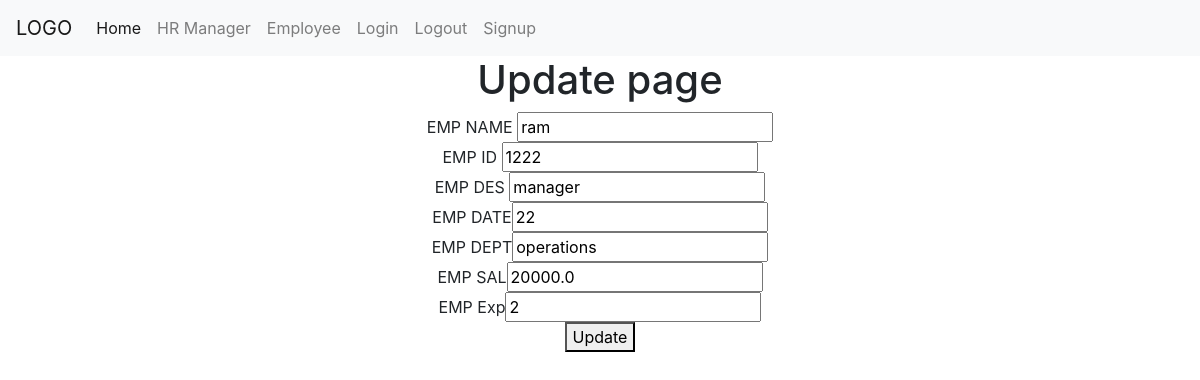
Screenshot of /update/1 with the database file from the repository.
### app7/models.py (models this page shows)
class Employee(models.Model):
    ename=models.CharField(max_length=60)
    eid=models.IntegerField()
    edes=models.TextField()
    edate=models.CharField(max_length=50)
    edept=models.TextField()
    esal=models.FloatField()
    eexp=models.IntegerField()

### app7/views.py (the view)
# urls.py: path('update/<int:id>', views.update_view),
def update_view(request,id):
	employee=Employee.objects.get(id=id)
	if request.method=="POST":
		form=EmployeeForm(request.POST, instance=employee) #instance=employee means replacing existing record
		if form.is_valid():
			form.save()
		return redirect('/sample') #redirecting to results page like sample.html
	return render(request,'app7/update.html',{'employee':employee})

### templates/app7/update.html (shortened to what this page needs)
{% extends 'app7/base.html' %}
{%block body_block%}
<!DOCTYPE html>
<html>
    <head>
    </head>
    <body>
        <center>
        <h1>Update page</h1>
        <form method="POST">
        EMP NAME <input type="text" name="ename" value="{{employee.ename}}"><br>
        EMP ID  <input type="text" name="eid" value="{{employee.eid}}"><br>
        EMP DES <input type="text" name="edes" value="{{employee.edes}}"><br>
        EMP DATE<input type="text" name="edate" value="{{employee.edate}}"><br>
        EMP DEPT<input type="text" name="edept" value="{{employee.edept}}"><br>
        EMP SAL<input type="text" name="esal" value="{{employee.esal}}"><br>
        EMP Exp<input type="text" name="eexp" value="{{employee.eexp}}"><br>
        <button>Update</button>
    </form>
     {% endblock %}

### rows the page displays
Employee: ename "ram", eid "1222", edes "manager", edate "22", edept "operations", esal "20000.0", eexp "2"
